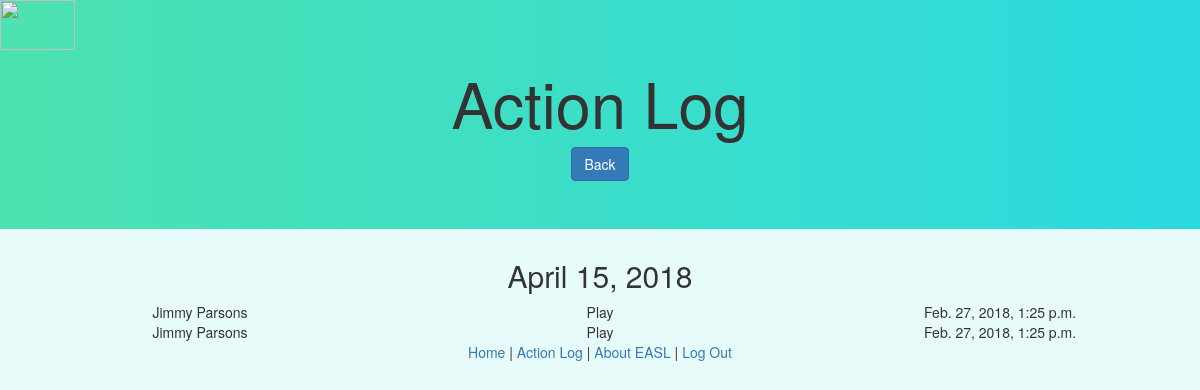
/actions/8/ (signed in), run on an earlier commit of the app's database.
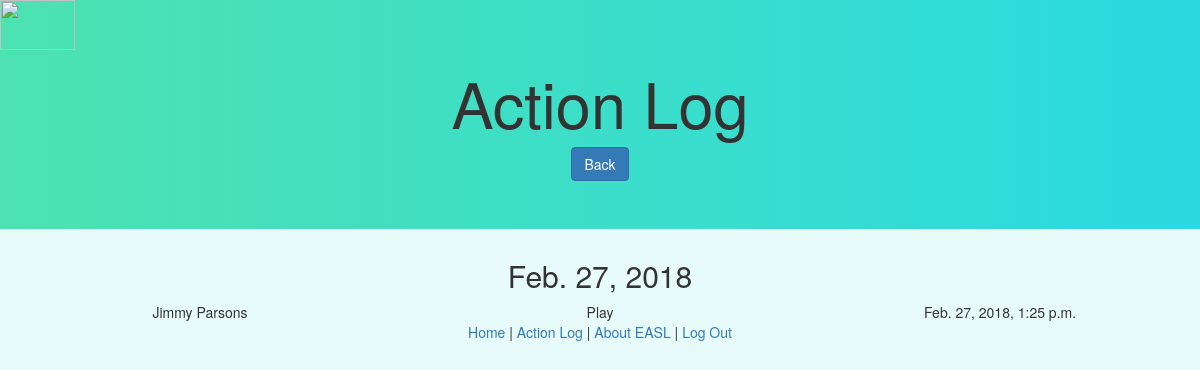
And on a later commit of the database.
### webApp/models.py (models this page shows, shortened)
class Action(models.Model):
    ACTION_CHOICES = [('S', 'Snack'), ('P', 'Play'), ('O', 'Outside'), ('B', 'Bathroom'), ('C', 'CallHome'), ('N', 'Nurse'), ('R', 'Read')]
    time = models.DateTimeField()
    date = models.DateField()
    action = models.CharField(max_length=1, choices=ACTION_CHOICES)
    student = models.ForeignKey('Student', on_delete=models.CASCADE)
    class Meta:
        ordering = ['-time']

class Student(models.Model):
    first_name = models.CharField(max_length=50)
    last_name = models.CharField(max_length=50)
    date_of_birth = models.DateField()
    gender = models.CharField(max_length=10, choices=[('M', 'Male'), ('F', 'Female')])
    parent = models.ForeignKey(User, null=True, blank=True, on_delete=models.CASCADE)
    def __str__(self):
        return(self.first_name + ' ' + self.last_name)
    class Meta:
        unique_together = [("first_name", "last_name", "date_of_birth")]
        ordering = ['last_name']

### webApp/views.py (the view)
# urls.py: url(r'^actions/(\d+)/', views.student_action_log, name='student_action_log'),
def student_action_log(request, id):
    if request.user.is_authenticated:
        try:
            student = Student.objects.get(id=id)
        except Student.DoesNotExist:
            raise Http404('Student not found')
        if request.user.is_staff or student.parent == request.user:
            actions = Action.objects.filter(student=student)
            print(actions)
            actions_grouped = defaultdict(list)
            for action in actions:
                actions_grouped[action.date].append(action)
            return render(request, 'action_log.html', {'grouped_actions': reversed(sorted(actions_grouped.items()))})
        else:
            return redirect('/unauth')
    else:
        return redirect('/accounts/login')

### webApp/templates/action_log.html (shortened to what this page needs)
{% extends "base.html" %}
{% block content %}
<img class ='logo' src='https://s3.amazonaws.com/easl-static/eASl_logo.png' height="50" width="75">
<div class="jumbotron text-center">
  <h1 class="text-center"> Action Log </h1>
  <input type=button class="btn btn-primary" value="Back" onClick="javascript:history.go(-1);">
</div>
{% for date, actions in grouped_actions %}
  <h2 class="text-center">{{date}}</h2>
  {% for action in actions %}
    <div class="text-center">
      <div class="col-md-4">
        {{ action.student }}
      </div>
      <div class="col-md-4">
        {{ action.get_action_display }}
      </div>
      <div class="col-md-4">
        {{ action.time }}
      </div>
    </div>
  {% endfor %}
{% endfor %}
{% endblock %}

What changed in the data, as far as the page shows it:
removed Action: student "Jimmy Parsons", action "Play", time "Feb. 27, 2018, 1:25 p.m.", shown under "April 15, 2018"
changed Action "Play": date "April 15, 2018" → "Feb. 27, 2018"
